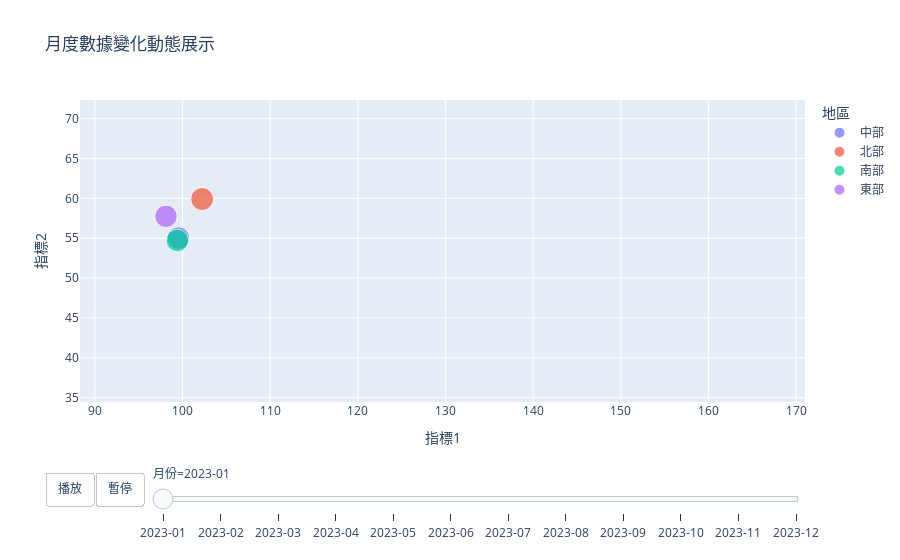

The notebook cell this image was saved under:
### Markdown cell above
## 3. 動態視覺化

### Code cell
def create_animated_chart():
    """創建動態視覺化圖表"""
    # 準備動態數據
    animated_df = df.copy()
    animated_df['月份'] = animated_df['日期'].dt.strftime('%Y-%m')
    
    monthly_stats = animated_df.groupby(['月份', '地區']).agg({
        '數值1': 'mean',
        '數值2': 'mean'
    }).reset_index()
    
    # 創建動態散點圖
    fig = px.scatter(monthly_stats,
                    x='數值1',
                    y='數值2',
                    color='地區',
                    size='數值1',
                    animation_frame='月份',
                    title='月度數據變化動態展示',
                    labels={'數值1': '指標1',
                           '數值2': '指標2',
                           '地區': '地區'},
                    range_x=[monthly_stats['數值1'].min() * 0.9,
                            monthly_stats['數值1'].max() * 1.1],
                    range_y=[monthly_stats['數值2'].min() * 0.9,
                            monthly_stats['數值2'].max() * 1.1])
    
    # 更新布局
    fig.update_layout(
        updatemenus=[{
            'type': 'buttons',
            'showactive': False,
            'buttons': [{
                'label': '播放',
                'method': 'animate',
                'args': [None, {'frame': {'duration': 500, 'redraw': True},
                               'fromcurrent': True}]
            }, {
                'label': '暫停',
                'method': 'animate',
                'args': [[None], {'frame': {'duration': 0, 'redraw': False},
                                 'mode': 'immediate',
                                 'transition': {'duration': 0}}]
            }]
        }]
    )
    
    fig.show()

create_animated_chart()

### Figure 1 — Plotly figure (JSON) as saved in the notebook; plotly's stock layout.template omitted (floating-point values rounded to 4 significant figures)
{"data": [{"hovertemplate": "地區=中部<br>月份=2023-01<br>指標1=%{marker.size}<br>指標2=%{y}<extra></extra>", "legendgroup": "中部", "marker": {"color": "#636efa", "size": [99.52], "sizemode": "area", "sizeref": 0.3887, "symbol": "circle"}, "mode": "markers", "name": "中部", "orientation": "v", "showlegend": true, "type": "scatter", "x": [99.52], "xaxis": "x", "y": [55.01], "yaxis": "y"}, {"hovertemplate": "地區=北部<br>月份=2023-01<br>指標1=%{marker.size}<br>指標2=%{y}<extra></extra>", "legendgroup": "北部", "marker": {"color": "#EF553B", "size": [102.2], "sizemode": "area", "sizeref": 0.3887, "symbol": "circle"}, "mode": "markers", "name": "北部", "orientation": "v", "showlegend": true, "type": "scatter", "x": [102.2], "xaxis": "x", "y": [59.91], "yaxis": "y"}, {"hovertemplate": "地區=南部<br>月份=2023-01<br>指標1=%{marker.size}<br>指標2=%{y}<extra></extra>", "legendgroup": "南部", "marker": {"color": "#00cc96", "size": [99.4], "sizemode": "area", "sizeref": 0.3887, "symbol": "circle"}, "mode": "markers", "name": "南部", "orientation": "v", "showlegend": true, "type": "scatter", "x": [99.4], "xaxis": "x", "y": [54.72], "yaxis": "y"}, {"hovertemplate": "地區=東部<br>月份=2023-01<br>指標1=%{marker.size}<br>指標2=%{y}<extra></extra>", "legendgroup": "東部", "marker": {"color": "#ab63fa", "size": [98.11], "sizemode": "area", "sizeref": 0.3887, "symbol": "circle"}, "mode": "markers", "name": "東部", "orientation": "v", "showlegend": true, "type": "scatter", "x": [98.11], "xaxis": "x", "y": [57.75], "yaxis": "y"}], "layout": {"legend": {"itemsizing": "constant", "title": {"text": "地區"}, "tracegroupgap": 0}, "sliders": [{"active": 0, "currentvalue": {"prefix": "月份="}, "len": 0.9, "pad": {"b": 10, "t": 60}, "steps": [{"args": [["2023-01"], {"frame": {"duration": 0, "redraw": false}, "fromcurrent": true, "mode": "immediate", "transition": {"duration": 0, "easing": "linear"}}], "label": "2023-01", "method": "animate"}, {"args": [["2023-02"], {"frame": {"duration": 0, "redraw": false}, "fromcurrent": true, "mode": "immediate", "transition": {"duration": 0, "easing": "linear"}}], "label": "2023-02", "method": "animate"}, {"args": [["2023-03"], {"frame": {"duration": 0, "redraw": false}, "fromcurrent": true, "mode": "immediate", "transition": {"duration": 0, "easing": "linear"}}], "label": "2023-03", "method": "animate"}, {"args": [["2023-04"], {"frame": {"duration": 0, "redraw": false}, "fromcurrent": true, "mode": "immediate", "transition": {"duration": 0, "easing": "linear"}}], "label": "2023-04", "method": "animate"}, {"args": [["2023-05"], {"frame": {"duration": 0, "redraw": false}, "fromcurrent": true, "mode": "immediate", "transition": {"duration": 0, "easing": "linear"}}], "label": "2023-05", "method": "animate"}, {"args": [["2023-06"], {"frame": {"duration": 0, "redraw": false}, "fromcurrent": true, "mode": "immediate", "transition": {"duration": 0, "easing": "linear"}}], "label": "2023-06", "method": "animate"}, {"args": [["2023-07"], {"frame": {"duration": 0, "redraw": false}, "fromcurrent": true, "mode": "immediate", "transition": {"duration": 0, "easing": "linear"}}], "label": "2023-07", "method": "animate"}, {"args": [["2023-08"], {"frame": {"duration": 0, "redraw": false}, "fromcurrent": true, "mode": "immediate", "transition": {"duration": 0, "easing": "linear"}}], "label": "2023-08", "method": "animate"}, {"args": [["2023-09"], {"frame": {"duration": 0, "redraw": false}, "fromcurrent": true, "mode": "immediate", "transition": {"duration": 0, "easing": "linear"}}], "label": "2023-09", "method": "animate"}, {"args": [["2023-10"], {"frame": {"duration": 0, "redraw": false}, "fromcurrent": true, "mode": "immediate", "transition": {"duration": 0, "easing": "linear"}}], "label": "2023-10", "method": "animate"}, {"args": [["2023-11"], {"frame": {"duration": 0, "redraw": false}, "fromcurrent": true, "mode": "immediate", "transition": {"duration": 0, "easing": "linear"}}], "label": "2023-11", "method": "animate"}, {"args": [["2023-12"], {"frame": {"duration": 0, "redraw": false}, "fromcurrent": true, "mode": "immediate", "transition": {"duration": 0, "easing": "linear"}}], "label": "2023-12", "method": "animate"}], "x": 0.1, "xanchor": "left", "y": 0, "yanchor": "top"}], "title": {"text": "月度數據變化動態展示"}, "updatemenus": [{"buttons": [{"args": [null, {"frame": {"duration": 500, "redraw": true}, "fromcurrent": true}], "label": "播放", "method": "animate"}, {"args": [[null], {"frame": {"duration": 0, "redraw": false}, "mode": "immediate", "transition": {"duration": 0}}], "label": "暫停", "method": "animate"}], "direction": "left", "pad": {"r": 10, "t": 70}, "showactive": false, "type": "buttons", "x": 0.1, "xanchor": "right", "y": 0, "yanchor": "top"}], "xaxis": {"anchor": "y", "domain": [0, 1], "range": [88.3, 171.0], "title": {"text": "指標1"}}, "yaxis": {"anchor": "x", "domain": [0, 1], "range": [34.45, 72.34], "title": {"text": "指標2"}}}}
